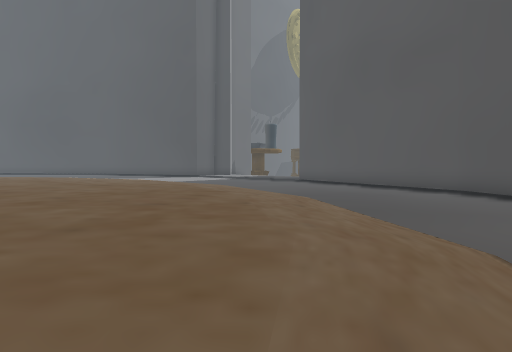
View 1 (above)

24 first-person views from a walk through a scene from a Unity 3-D project. The camera is 1.4 m above the floor, tilts 2° down and sees 70° across. The floor is counted in squares, 2 m on a side. Each view is taken from the middle of a square. On the plan, view 1 faces up. The plan holds only what a view shows up to about 11 squares ahead; the rest is blank. The place goes on beyond the plan.

View 2
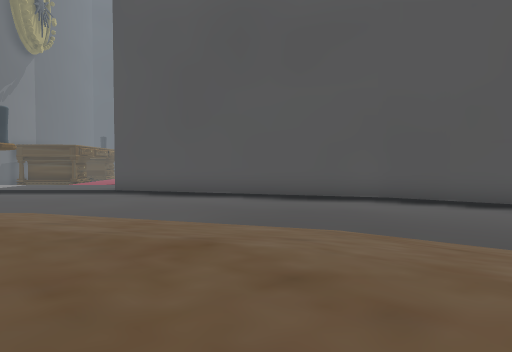

View 3
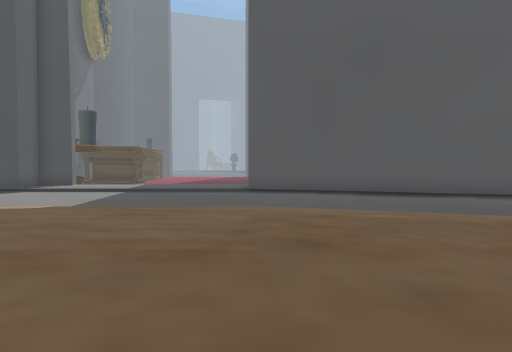

View 4
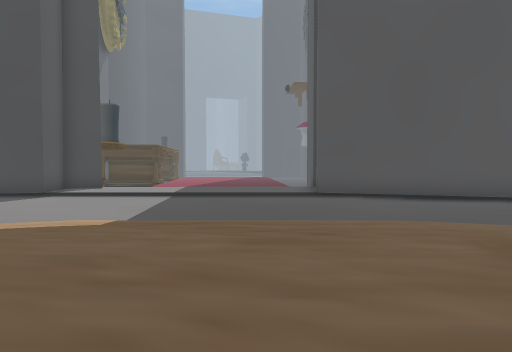

View 5
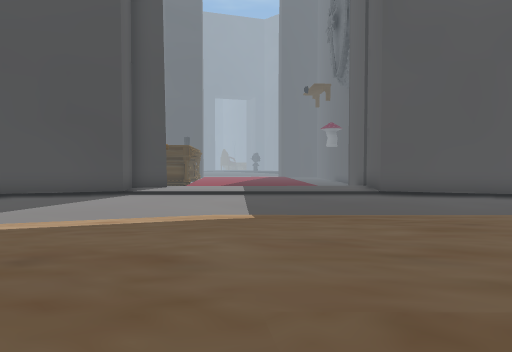

View 6
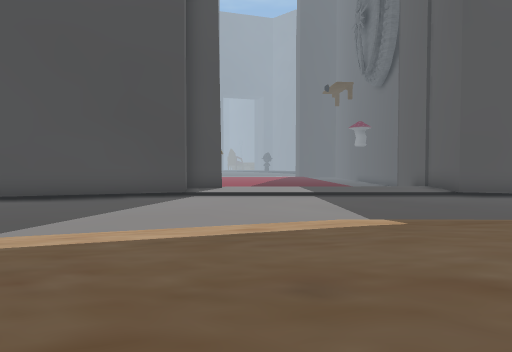

View 7
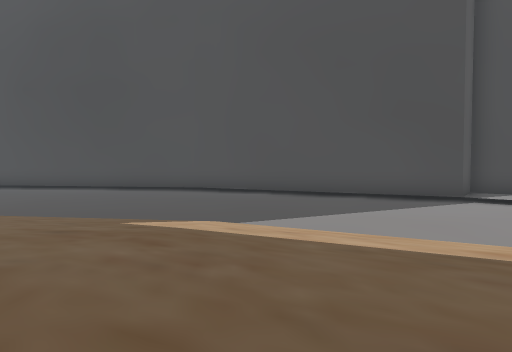

View 8
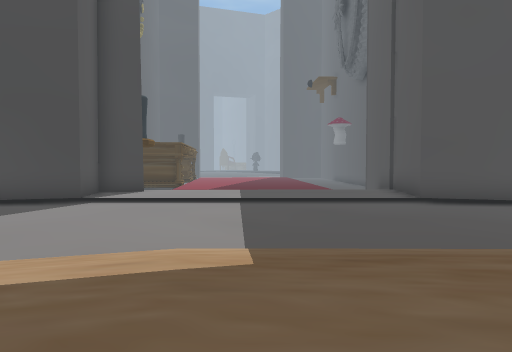

View 9
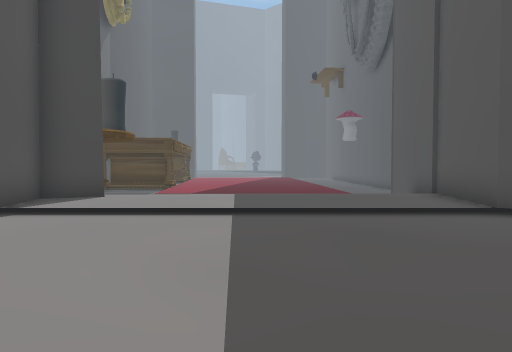

View 10
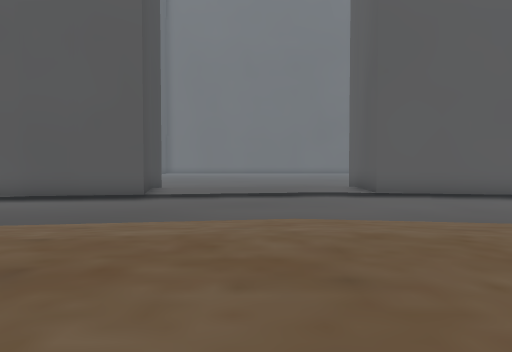

View 11
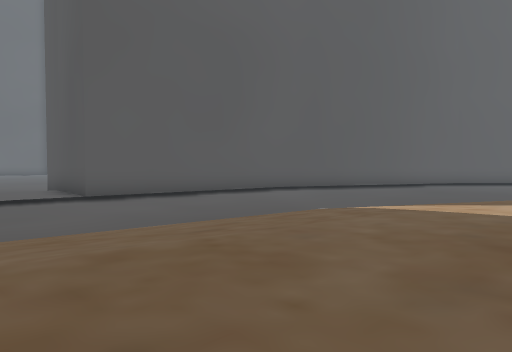

View 12
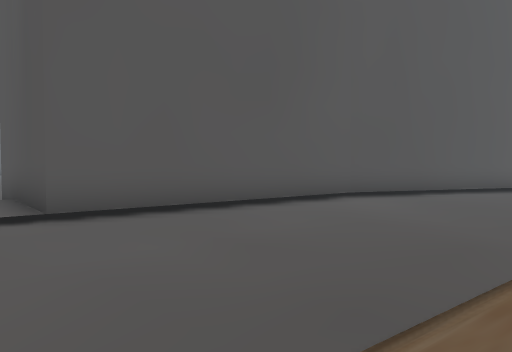

View 13
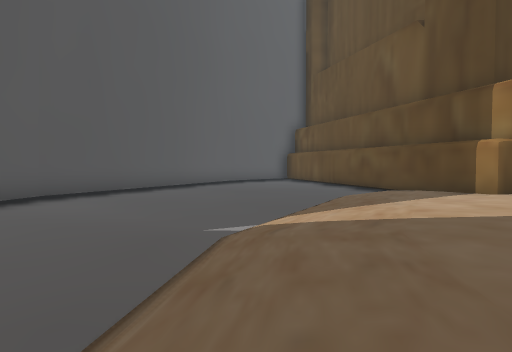

View 14
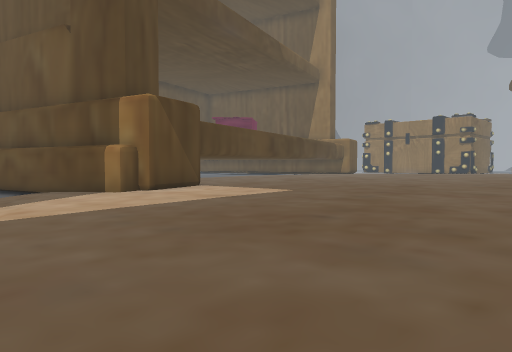

View 15
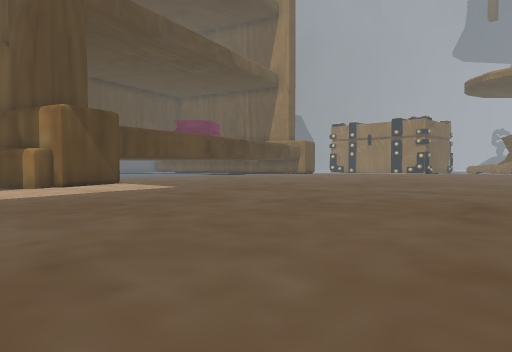

View 16
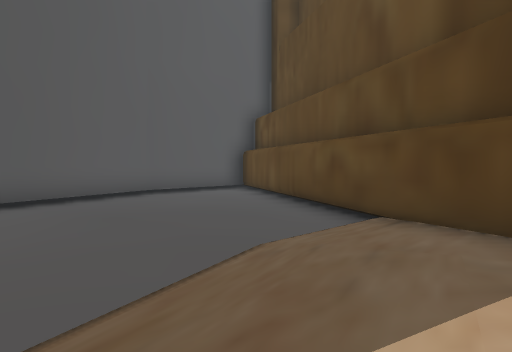

View 17
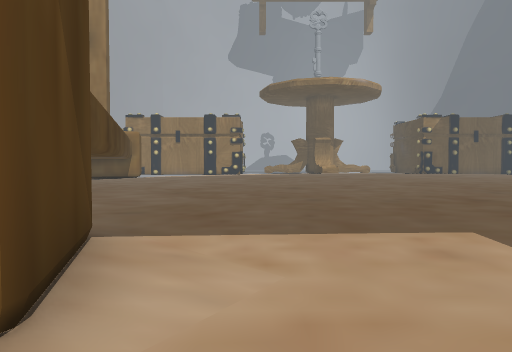

View 18
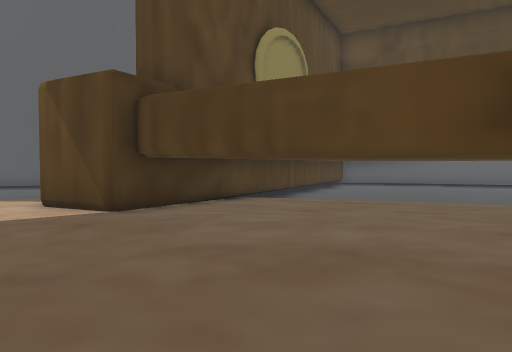

View 19
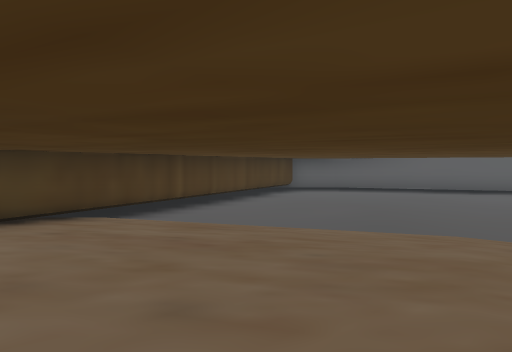

View 20
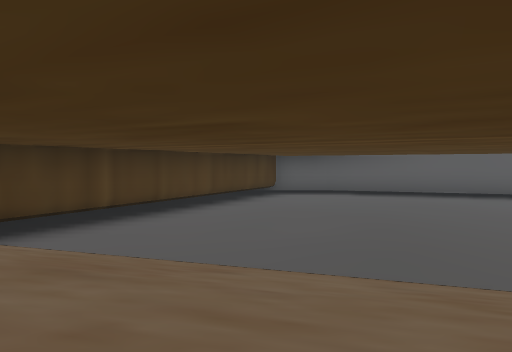

View 21
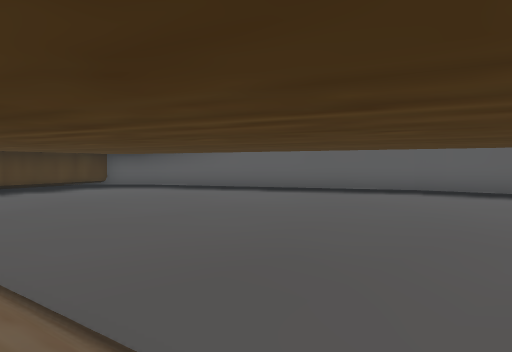

View 22
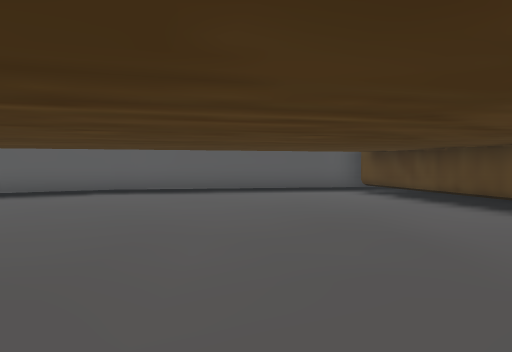

View 23
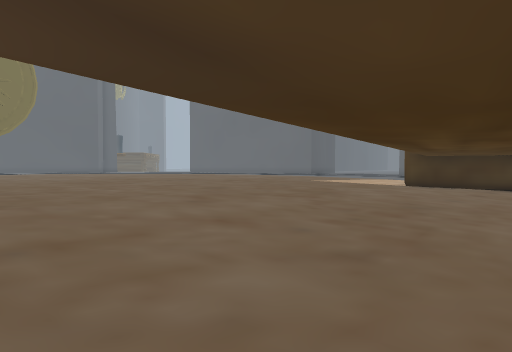

View 24
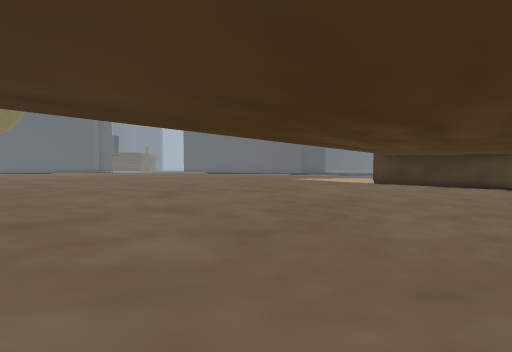

### Floor plan
Key: @ floor where view 1 was taken; # wall or solid block; . main floor; : floor 0.25 m higher than the main floor; + floor 0.5 m higher than the main floor; * floor 0.75 m higher than the main floor; / step, stairs or slope; v drop or lower ground.
Columns run from 19 left of view 1 to 7 right of it. Each row starts with its distance up from view 1.
 25    .........### ##
 24    ...........####/.
 23     .............../.
 22     ................/.
 21      ..................  v
 20       ///............../##
 19       :::://...........##
 18        ::::://........##
 17         ::::::/.......#
 16         ++:::::/......##
 15          ++:::::/......#
 14          ++++::::/.....##
 13           ++++::::/.....#
 12           +++++::::.....##
 11             ++++:::/.....#
 10             ++++::::.....#
  9             +++++:::/....#
  8             +++++:::/....##
  7               ++++:::......
  6                +++:::......
  5           ++++++++:::/.....
  4       ***+++++++++:::/..../
  3      ****+++++++++:::/..../
  2     *****+++++++++:::/..../
  1     ****++++++++++:::...../
  0     ****++++++++++:@:.....#
 -1     *++++++++++++:::/.....#
 -2    ++++++++++++++:::/.....#
 -3    +++++++++++++::::/.....#
 -4    +++++++++++++:::/.....##
 -5    +++++++++++##:::/.....#
 -6    ++++++++++###::/......#
 -7   +++++++++++####./......#
 -8   ++++++++++::###/......##
 -9   ++++++++::::###.......#
-10   :++++:::::::###......##
-11   ::::  :::::/.###.....#
-12          ::/...###....##
-13     : :/ /.....###....#
-14      ..........####..##
-15   ..............#
-16   ..............#
-17  ...............##
-18 .................#
-19 ................##
-20 #.............###
-21 #...........###
-22 #.........###
-23 ##.....####
-24  #######

Positions as (right, up) in squares from view 1, and headings:
1: (0, 0), facing up
2: (-3, 6), facing up-right
3: (-7, 8), facing up-right
4: (-7, 11), facing up-right
5: (-9, 12), facing up-right
6: (-10, 14), facing up-right
7: (-9, 14), facing up
8: (-7, 14), facing up-right
9: (-5, 16), facing up-right
10: (-4, 4), facing right
11: (-3, 4), facing down-right
12: (1, 2), facing down-right
13: (1, 2), facing down
14: (0, 3), facing down-left
15: (-1, 6), facing down-left
16: (-1, -3), facing down
17: (-3, -4), facing left
18: (-12, -3), facing down-right
19: (-11, -8), facing down-right
20: (-10, -10), facing down-right
21: (-15, -13), facing down-right
22: (-15, -13), facing down
23: (-17, -10), facing up-right
24: (-17, -11), facing up-right
